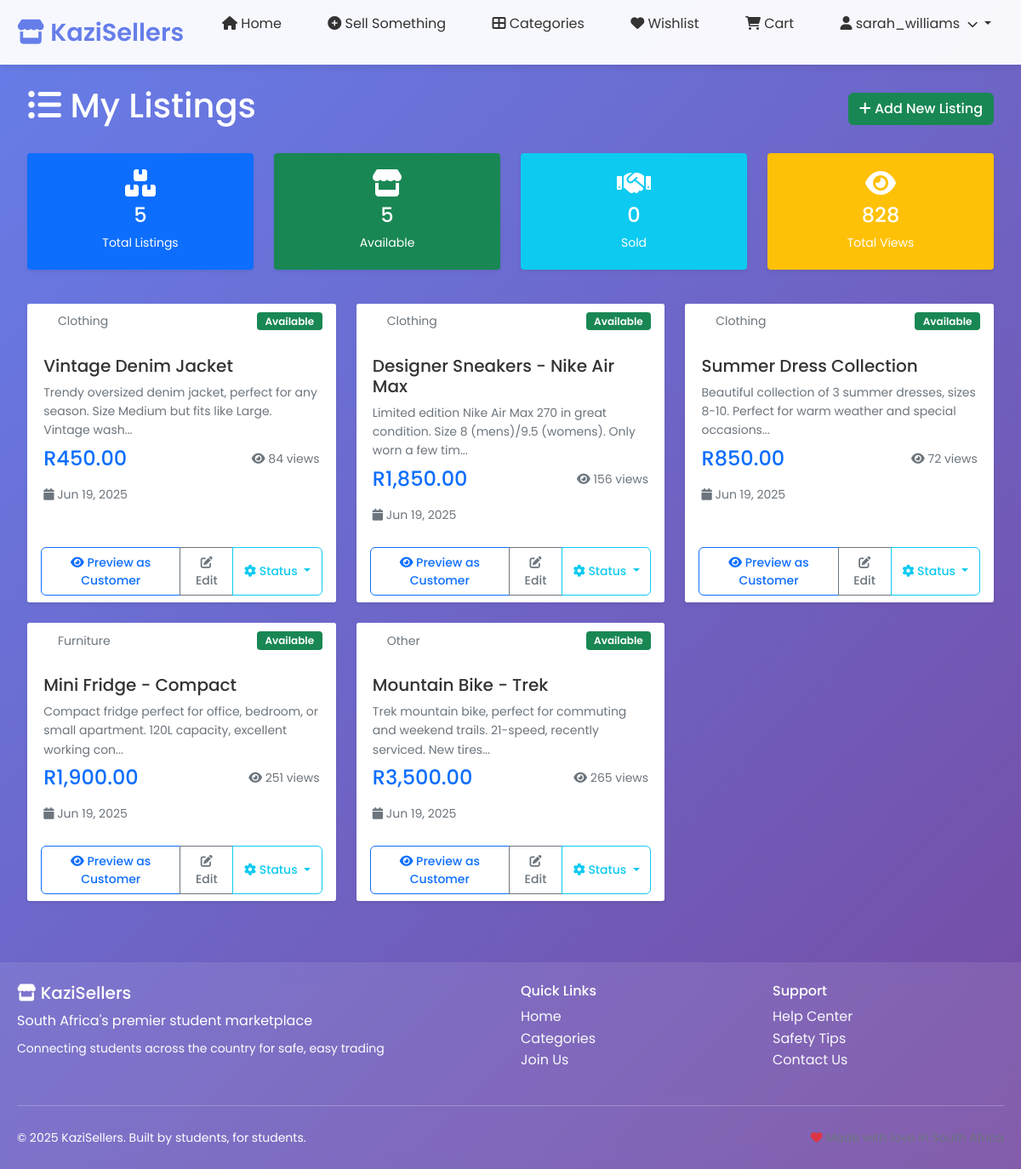
/pages/my-listings.php (signed in), run on the app's committed database.
### tables this page shows
CREATE TABLE products (
    id INT PRIMARY KEY AUTO_INCREMENT,
    seller_id INT NOT NULL,
    category_id INT NOT NULL,
    title VARCHAR(100) NOT NULL,
    description TEXT NOT NULL,
    short_description VARCHAR(200),
    price DECIMAL(10,2) NOT NULL,
    condition_type ENUM('new', 'like_new', 'good', 'fair', 'poor') DEFAULT 'good',
    availability ENUM('available', 'sold', 'reserved') DEFAULT 'available',
    location VARCHAR(100),
    views INT DEFAULT 0,
    created_at TIMESTAMP DEFAULT CURRENT_TIMESTAMP,
    updated_at TIMESTAMP DEFAULT CURRENT_TIMESTAMP ON UPDATE CURRENT_TIMESTAMP,
    FOREIGN KEY (seller_id) REFERENCES users(id) ON DELETE CASCADE,
    FOREIGN KEY (category_id) REFERENCES categories(id)
);

CREATE TABLE categories (
    id INT PRIMARY KEY AUTO_INCREMENT,
    name VARCHAR(50) NOT NULL,
    description TEXT,
    icon VARCHAR(100),
    is_active BOOLEAN DEFAULT TRUE,
    created_at TIMESTAMP DEFAULT CURRENT_TIMESTAMP
);

### pages/my-listings.php (the view, shortened to what this page needs)
<?php
include("../includes/db.php");
$query = "SELECT p.*, c.name as category_name, c.icon as category_icon,
          COUNT(pi.id) as image_count,
          (SELECT COUNT(*) FROM messages m WHERE m.product_id = p.id AND m.receiver_id = p.seller_id AND m.is_read = 0) as unread_messages
          FROM products p
          LEFT JOIN categories c ON p.category_id = c.id
          LEFT JOIN product_images pi ON p.id = pi.product_id
          WHERE p.seller_id = ?
          GROUP BY p.id
          ORDER BY p.created_at DESC";
$stmt = mysqli_prepare($conn, $query);
mysqli_stmt_bind_param($stmt, "i", $_SESSION['user_id']);
mysqli_stmt_execute($stmt);
$result = mysqli_stmt_get_result($stmt);
$statsQuery = "SELECT
               COUNT(*) as total_listings,
               COUNT(CASE WHEN availability = 'available' THEN 1 END) as available_listings,
               COUNT(CASE WHEN availability = 'sold' THEN 1 END) as sold_listings,
               SUM(views) as total_views
               FROM products
               WHERE seller_id = ?";
$statsStmt = mysqli_prepare($conn, $statsQuery);
mysqli_stmt_bind_param($statsStmt, "i", $_SESSION['user_id']);
mysqli_stmt_execute($statsStmt);
$stats = mysqli_fetch_assoc(mysqli_stmt_get_result($statsStmt));
include("../components/header.php");
?>
<div class="container my-4">
    <div class="row mb-4">
        <div class="col-12">
            <div class="d-flex justify-content-between align-items-center">
                <h1 class="text-white">
                    <i class="fas fa-list-ul"></i> My Listings
                </h1>
                <a href="sell.php" class="btn btn-success">
                    <i class="fas fa-plus"></i> Add New Listing
                </a>
            </div>
        </div>
    </div>
    <div class="row mb-4">
        <div class="col-md-3 col-sm-6 mb-3">
            <div class="card border-0 shadow-sm bg-primary text-white">
                <div class="card-body text-center">
                    <i class="fas fa-boxes fa-2x mb-2"></i>
                    <h4 class="mb-1"><?php echo $stats['total_listings']; ?></h4>
                    <small>Total Listings</small>
                </div>
            </div>
        </div>
        <div class="col-md-3 col-sm-6 mb-3">
            <div class="card border-0 shadow-sm bg-success text-white">
                <div class="card-body text-center">
                    <i class="fas fa-store fa-2x mb-2"></i>
                    <h4 class="mb-1"><?php echo $stats['available_listings']; ?></h4>
                    <small>Available</small>
                </div>
            </div>
        </div>
        <div class="col-md-3 col-sm-6 mb-3">
            <div class="card border-0 shadow-sm bg-info text-white">
                <div class="card-body text-center">
                    <i class="fas fa-handshake fa-2x mb-2"></i>
                    <h4 class="mb-1"><?php echo $stats['sold_listings']; ?></h4>
                    <small>Sold</small>
                </div>
            </div>
        </div>
        <div class="col-md-3 col-sm-6 mb-3">
            <div class="card border-0 shadow-sm bg-warning text-white">
                <div class="card-body text-center">
                    <i class="fas fa-eye fa-2x mb-2"></i>
                    <h4 class="mb-1"><?php echo number_format($stats['total_views']); ?></h4>
                    <small>Total Views</small>
                </div>
            </div>
        </div>
    </div>
    <?php if (mysqli_num_rows($result) > 0): ?>
    <div class="row">
        <?php while ($product = mysqli_fetch_assoc($result)): ?>
        <div class="col-lg-6 col-xl-4 mb-4">
            <div class="card border-0 shadow-sm h-100">
                <div class="card-header bg-white border-0 d-flex justify-content-between align-items-center">
                    <div class="d-flex align-items-center">
                        <i class="<?php echo $product['category_icon']; ?> text-primary me-2"></i>
                        <small class="text-muted"><?php echo htmlspecialchars($product['category_name']); ?></small>
                    </div>
                    <span class="badge bg-<?php
                        echo $product['availability'] === 'available' ? 'success' :
                            ($product['availability'] === 'sold' ? 'danger' : 'warning');
                    ?>">
                        <?php echo ucfirst($product['availability']); ?>
                    </span>
                </div>
                <div class="card-body">
                    <h5 class="card-title"><?php echo htmlspecialchars($product['title']); ?></h5>
                    <p class="card-text text-muted small mb-2">
                        <?php echo htmlspecialchars(substr($product['description'], 0, 100)) . '...'; ?>
                    </p>
                    <div class="row align-items-center mb-3">
                        <div class="col">
                            <h4 class="text-primary mb-0">R<?php echo number_format($product['price'], 2); ?></h4>
                        </div>
                        <div class="col-auto">
                            <small class="text-muted">
                                <i class="fas fa-eye"></i> <?php echo $product['views']; ?> views
                            </small>
                        </div>
                    </div>
                    <div class="d-flex justify-content-between align-items-center">
                        <small class="text-muted">
                            <i class="fas fa-calendar"></i>
                            <?php echo date('M j, Y', strtotime($product['created_at'])); ?>
                        </small>
                    </div>
                </div>
                <div class="card-footer bg-white border-0">
                    <div class="btn-group w-100" role="group">
                        <a href="product-details.php?id=<?php echo $product['id']; ?>&preview=customer"
                           class="btn btn-outline-primary btn-sm" target="_blank">
                            <i class="fas fa-eye"></i> Preview as Customer
                        </a>
                        <button type="button" class="btn btn-outline-secondary btn-sm"
                                onclick="editProduct(<?php echo $product['id']; ?>)">
                            <i class="fas fa-edit"></i> Edit
                        </button>
                        <div class="btn-group" role="group">
                            <button type="button" class="btn btn-outline-info btn-sm dropdown-toggle"
                                    data-bs-toggle="dropdown">
                                <i class="fas fa-cog"></i> Status
                            </button>
                        </div>
                    </div>
                </div>
            </div>
        </div>
        <?php endwhile; ?>
    </div>
    <?php endif; ?>
</div>
<?php include("../components/footer.php"); ?>

### assets/css/styles.css (style rules this page uses)
* { margin: 0; padding: 0; box-sizing: border-box; }
body { font-family: 'Poppins', sans-serif; background: linear-gradient(135deg, #667eea 0%, #764ba2 100%); background-attachment: fixed; min-height: 100vh; color: #333; line-height: 1.6; }
.container { max-width: 1200px; margin: 0 auto; padding: 0 20px; }
.card-body { padding: 1.2rem; }
.text-center { text-align: center; }
.badge { padding: 0.3rem 0.6rem; border-radius: 0.25rem; font-size: 0.75rem; font-weight: 600; }
.btn { border-radius: 6px; font-weight: 500; transition: all 0.3s ease; cursor: pointer; }
.btn-sm { padding: 0.4rem 0.8rem; font-size: 0.875rem; }
.dropdown-toggle { cursor: pointer; }

### data on the page
products: category.name "Clothing", availability "Available", title "Vintage Denim Jacket", description "Trendy oversized denim jacket, perfect for any season. Size Medium but fits like Large. Vintage wash", price "450.00", views "84", created_at "Jun 19, 2025"
products: category.name "Clothing", availability "Available", title "Designer Sneakers - Nike Air Max", description "Limited edition Nike Air Max 270 in great condition. Size 8 (mens)/9.5 (womens). Only worn a few tim", price "1,850.00", views "156", created_at "Jun 19, 2025"
products: category.name "Clothing", availability "Available", title "Summer Dress Collection", description "Beautiful collection of 3 summer dresses, sizes 8-10. Perfect for warm weather and special occasions", price "850.00", views "72", created_at "Jun 19, 2025"
products: category.name "Furniture", availability "Available", title "Mini Fridge - Compact", description "Compact fridge perfect for office, bedroom, or small apartment. 120L capacity, excellent working con", price "1,900.00", views "251", created_at "Jun 19, 2025"
products: category.name "Other", availability "Available", title "Mountain Bike - Trek", description "Trek mountain bike, perfect for commuting and weekend trails. 21-speed, recently serviced. New tires", price "3,500.00", views "265", created_at "Jun 19, 2025"

### other printed values
$username "sarah_williams"
$stats['total_listings'] "5"
$stats['available_listings'] "5"
$stats['sold_listings'] "0"
$stats['total_views'] "828"
